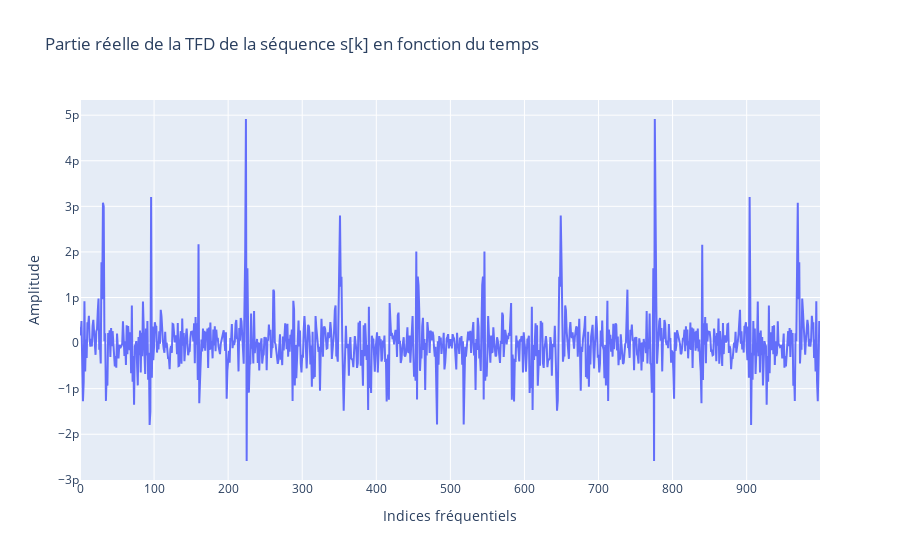
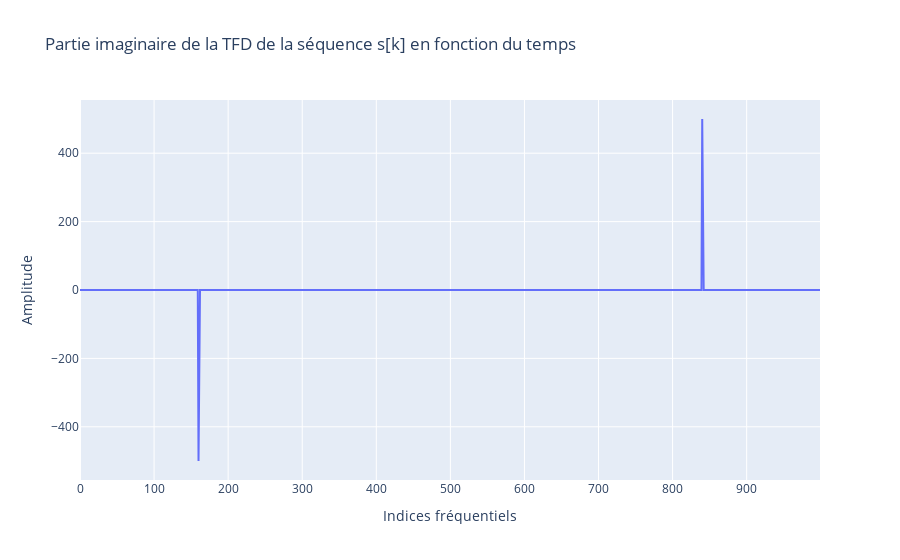

Notebook code cell kept with these figures, in order:
### Markdown cell above
### Question 4

### Code cell
k2, t2, x2 = cos_discret(1, 800, 5000, -np.pi/2, 1000)
n2, nu2, f2, s2 = TFDN(x2, 1000, 5000)

px.line(x = n2, y = np.real(s2), labels={"x":"Indices fréquentiels", "y":"Amplitude"}, title="Partie réelle de la TFD de la séquence s[k] en fonction du temps").show()
px.line(x = n2, y = np.imag(s2), labels={"x":"Indices fréquentiels", "y":"Amplitude"}, title="Partie imaginaire de la TFD de la séquence s[k] en fonction du temps").show()

### Figure 1 — Plotly figure (JSON) as saved in the notebook; plotly's stock layout.template omitted (floating-point values rounded to 4 significant figures; data arrays with more than 128 entries replaced by an {"elided": "..."} marker saying what was removed)
{"data": [{"hovertemplate": "Indices fréquentiels=%{x}<br>Amplitude=%{y}<extra></extra>", "legendgroup": "", "line": {"color": "#636efa", "dash": "solid"}, "marker": {"symbol": "circle"}, "mode": "lines", "name": "", "orientation": "v", "showlegend": false, "type": "scatter", "x": {"elided": "1000 int values"}, "xaxis": "x", "y": {"elided": "1000 float values"}, "yaxis": "y"}], "layout": {"legend": {"tracegroupgap": 0}, "title": {"text": "Partie réelle de la TFD de la séquence s[k] en fonction du temps"}, "xaxis": {"anchor": "y", "domain": [0, 1], "title": {"text": "Indices fréquentiels"}}, "yaxis": {"anchor": "x", "domain": [0, 1], "title": {"text": "Amplitude"}}}}

### Figure 2 — Plotly figure (JSON) as saved in the notebook; plotly's stock layout.template omitted (floating-point values rounded to 4 significant figures; data arrays with more than 128 entries replaced by an {"elided": "..."} marker saying what was removed)
{"data": [{"hovertemplate": "Indices fréquentiels=%{x}<br>Amplitude=%{y}<extra></extra>", "legendgroup": "", "line": {"color": "#636efa", "dash": "solid"}, "marker": {"symbol": "circle"}, "mode": "lines", "name": "", "orientation": "v", "showlegend": false, "type": "scatter", "x": {"elided": "1000 int values"}, "xaxis": "x", "y": {"elided": "1000 float values"}, "yaxis": "y"}], "layout": {"legend": {"tracegroupgap": 0}, "title": {"text": "Partie imaginaire de la TFD de la séquence s[k] en fonction du temps"}, "xaxis": {"anchor": "y", "domain": [0, 1], "title": {"text": "Indices fréquentiels"}}, "yaxis": {"anchor": "x", "domain": [0, 1], "title": {"text": "Amplitude"}}}}
